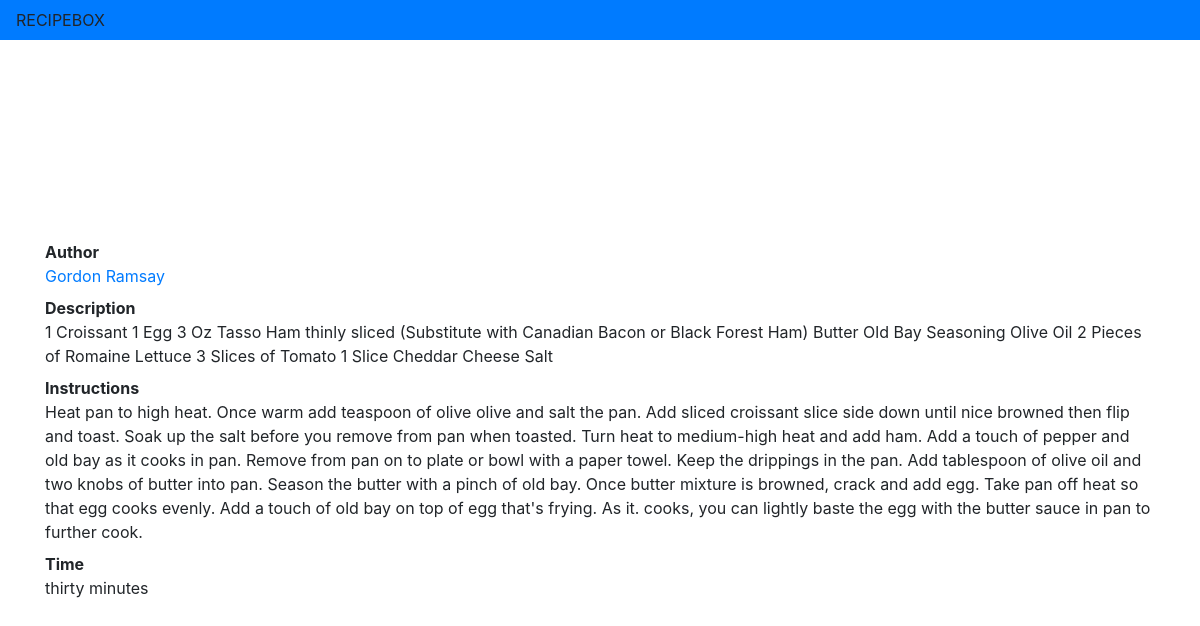
The page /recipes/2/ on the database its author committed.
### recipes/models.py (models this page shows, shortened)
class Recipe(models.Model):
    title = models.CharField(max_length=200)
    description = models.TextField()
    required_time = models.CharField(max_length=100)
    instructions = models.TextField()
    author = models.ForeignKey(Author, on_delete=models.CASCADE)
    date_created = models.DateTimeField(default=timezone.now)

class Author(models.Model):
    name = models.CharField(max_length=100)
    bio = models.TextField()

### recipes/views.py (the view)
# urls.py: path('recipes/<int:recipe_id>/', views.details, name="recipe_details"),
def details(request, recipe_id):
    try:
        recipe = Recipe.objects.get(id=recipe_id)
    except Recipe.DoesNotExist:
        raise(Http404)
    return render(request, 'details.html', {'recipe': recipe})

### recipes/templates/details.html
{% extends 'main.html' %}
{% block content %}
<dl style="padding-top: 100px;">
    <dt>Author</dt>
    <dd><a href="/author/{{ recipe.author.id }}">{{recipe.author.name}}</a></dd>
    <dt>Description</dt>
    <dd>{{ recipe.description }}</dd>
    <dt>Instructions</dt>
    <dd>{{ recipe.instructions }}</dd>
    <dt>Time</dt>
    <dd>{{ recipe.required_time }}</dd>
</dl>
{% endblock %}

### rows shown on the page
Recipe: author.name "Gordon Ramsay", description "1 Croissant 1 Egg 3 Oz Tasso Ham thinly sliced (Substitute with Canadian Bacon or Black Forest Ham) Butter Old Bay Seasoning Olive Oil 2 Pieces of Romaine Lettuce 3 Slices of Tomato 1 Slice Cheddar Cheese Salt", instructions "Heat pan to high heat. Once warm add teaspoon of olive olive and salt the pan. Add sliced croissant slice side down until nice browned then flip and toast. Soak up the salt before you remove from pan when toasted. Turn heat to medium-high heat and add ham. Add a touch of pepper and old bay as it cooks in pan. Remove from pan on to plate or bowl with a paper towel. Keep the drippings in the pan. Add tablespoon of olive oil and two knobs of butter into pan. Season the butter with a pinch of old bay. Once butter mixture is browned, crack and add egg. Take pan off heat so that egg cooks evenly. Add a touch of old bay on top of egg that's frying. As it. cooks, you can lightly baste the egg with…", required_time "thirty minutes"
